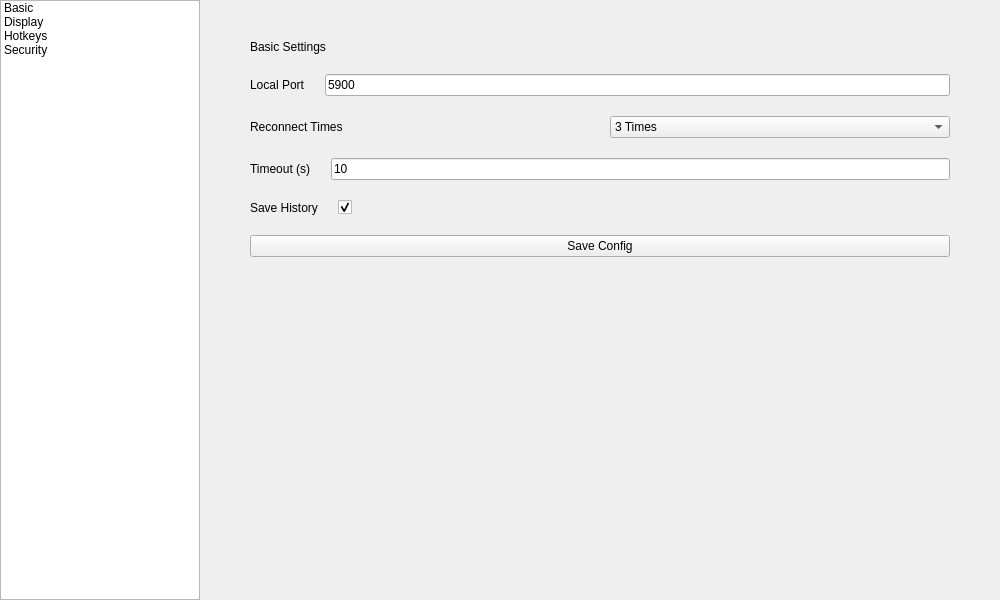
<?xml version="1.0" encoding="UTF-8"?>
<ui version="4.0">
 <class>SettingPage</class>
 <widget class="QWidget" name="SettingPage">
  <property name="geometry">
   <rect>
    <x>0</x>
    <y>0</y>
    <width>1000</width>
    <height>600</height>
   </rect>
  </property>
  <layout class="QHBoxLayout" name="mainLayout" stretch="1,4">
   <property name="spacing">
    <number>0</number>
   </property>
   <property name="leftMargin">
    <number>0</number>
   </property>
   <property name="topMargin">
    <number>0</number>
   </property>
   <property name="rightMargin">
    <number>0</number>
   </property>
   <property name="bottomMargin">
    <number>0</number>
   </property>
   <item>
    <widget class="QListWidget" name="navBar">
     <item>
      <property name="text">
       <string>Basic</string>
      </property>
     </item>
     <item>
      <property name="text">
       <string>Display</string>
      </property>
     </item>
     <item>
      <property name="text">
       <string>Hotkeys</string>
      </property>
     </item>
     <item>
      <property name="text">
       <string>Security</string>
      </property>
     </item>
    </widget>
   </item>
   <item>
    <layout class="QVBoxLayout" name="contentLayout">
     <property name="spacing">
      <number>20</number>
     </property>
     <property name="leftMargin">
      <number>50</number>
     </property>
     <property name="topMargin">
      <number>40</number>
     </property>
     <property name="rightMargin">
      <number>50</number>
     </property>
     <item>
      <widget class="QLabel" name="lblTitle">
       <property name="text">
        <string>Basic Settings</string>
       </property>
      </widget>
     </item>
     <item>
      <layout class="QHBoxLayout" name="row1">
       <item>
        <widget class="QLabel" name="lblPort">
         <property name="text">
          <string>Local Port</string>
         </property>
         <property name="class" stdset="0">
          <string>field-label</string>
         </property>
        </widget>
       </item>
       <item>
        <widget class="QLineEdit" name="editPort">
         <property name="text">
          <string>5900</string>
         </property>
        </widget>
       </item>
      </layout>
     </item>
     <item>
      <layout class="QHBoxLayout" name="row2">
       <item>
        <widget class="QLabel" name="lblRetry">
         <property name="text">
          <string>Reconnect Times</string>
         </property>
         <property name="class" stdset="0">
          <string>field-label</string>
         </property>
        </widget>
       </item>
       <item>
        <widget class="QComboBox" name="comboRetry">
         <item>
          <property name="text">
           <string>3 Times</string>
          </property>
         </item>
         <item>
          <property name="text">
           <string>5 Times</string>
          </property>
         </item>
         <item>
          <property name="text">
           <string>Unlimited</string>
          </property>
         </item>
        </widget>
       </item>
      </layout>
     </item>
     <item>
      <layout class="QHBoxLayout" name="row3">
       <item>
        <widget class="QLabel" name="lblTimeout">
         <property name="text">
          <string>Timeout (s)</string>
         </property>
         <property name="class" stdset="0">
          <string>field-label</string>
         </property>
        </widget>
       </item>
       <item>
        <widget class="QLineEdit" name="editTimeout">
         <property name="text">
          <string>10</string>
         </property>
        </widget>
       </item>
      </layout>
     </item>
     <item>
      <layout class="QHBoxLayout" name="row4">
       <item>
        <widget class="QLabel" name="lblHistory">
         <property name="text">
          <string>Save History</string>
         </property>
         <property name="class" stdset="0">
          <string>field-label</string>
         </property>
        </widget>
       </item>
       <item>
        <widget class="QCheckBox" name="checkHistory">
         <property name="checked">
          <bool>true</bool>
         </property>
        </widget>
       </item>
       <item>
        <spacer name="horizontalSpacer">
         <property name="orientation">
          <enum>Qt::Orientation::Horizontal</enum>
         </property>
         <property name="sizeHint" stdset="0">
          <size>
           <width>0</width>
           <height>0</height>
          </size>
         </property>
        </spacer>
       </item>
      </layout>
     </item>
     <item>
      <widget class="QPushButton" name="btnSave">
       <property name="text">
        <string>Save Config</string>
       </property>
      </widget>
     </item>
     <item>
      <spacer name="verticalSpacer">
       <property name="orientation">
        <enum>Qt::Orientation::Vertical</enum>
       </property>
       <property name="sizeHint" stdset="0">
        <size>
         <width>0</width>
         <height>0</height>
        </size>
       </property>
      </spacer>
     </item>
    </layout>
   </item>
  </layout>
 </widget>
 <resources/>
 <connections/>
</ui>
